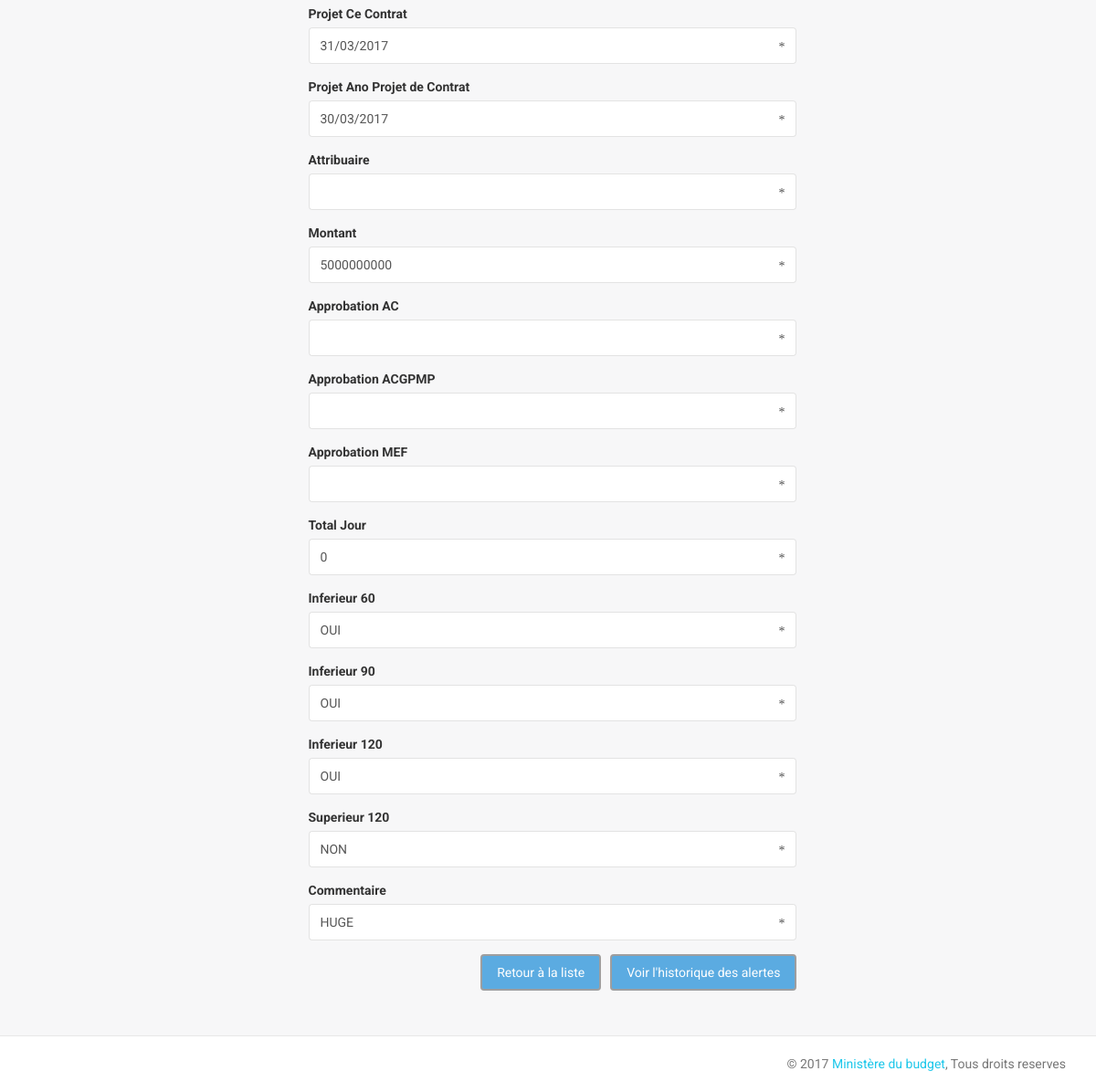
/projet.php?id=1 (lower part), run on an earlier commit of the app's database.
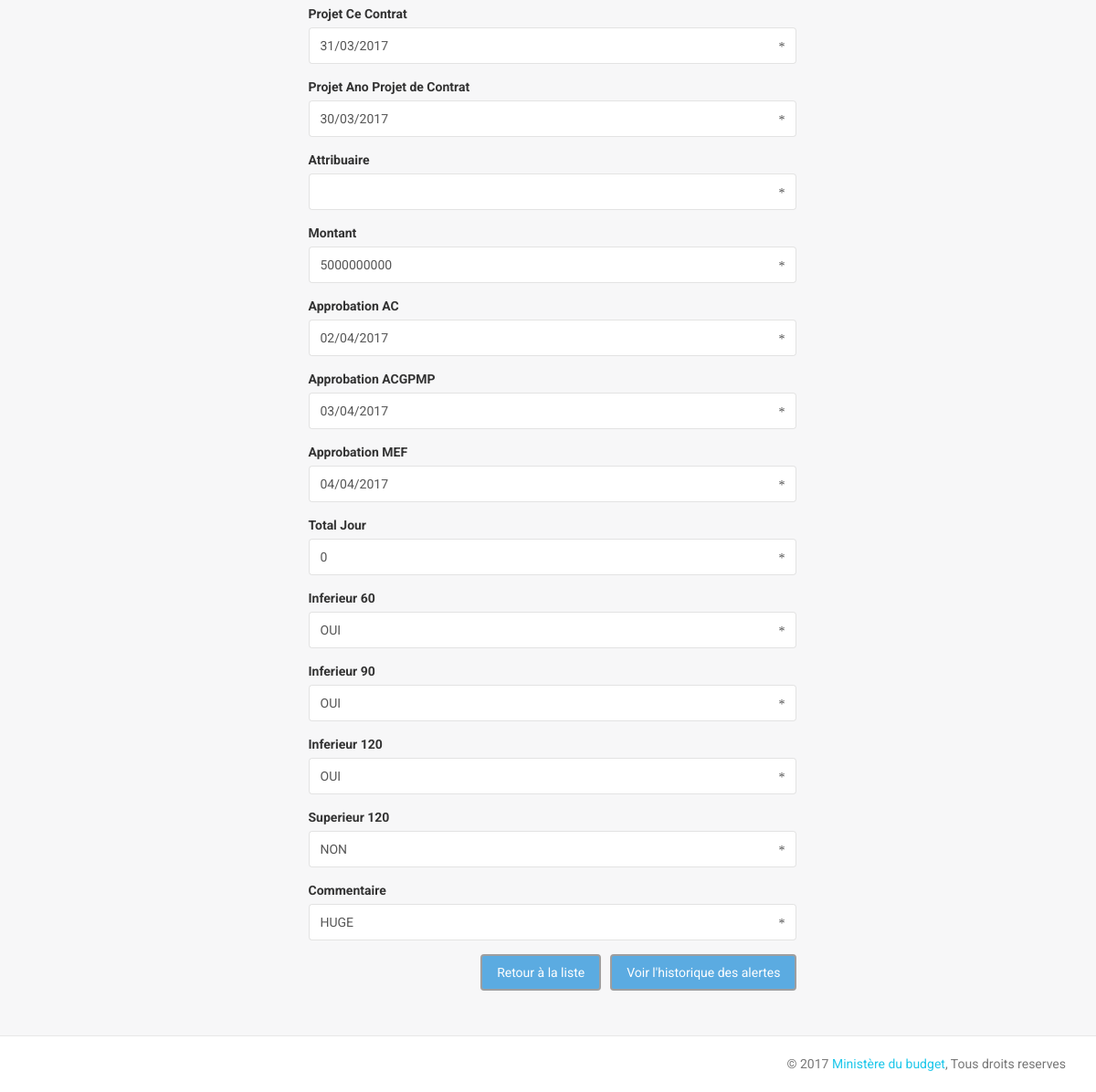
And on a later commit of the database.
### tables this page shows
CREATE TABLE IF NOT EXISTS `projet` (
  `idProjet` int(11) NOT NULL AUTO_INCREMENT,
  `autoriteContractante` varchar(20) NOT NULL,
  `description` tinytext NOT NULL,
  `sourceFinancement` varchar(60) NOT NULL,
  `typeProcedure` varchar(20) NOT NULL,
  `dateReceptionDAO` varchar(20) NOT NULL,
  `dateAnoSurDAO` varchar(20) NOT NULL,
  `datePublicationDAO` varchar(20) NOT NULL,
  `dateOuverturePlis` varchar(20) NOT NULL,
  `dateRapportEvaluation` varchar(20) NOT NULL,
  `dateAnoSurRapEval` varchar(20) NOT NULL,
  `dateNotifProvisoir` varchar(20) NOT NULL,
  `projetNegoContrat` varchar(20) NOT NULL,
  `dateAnoProjetContrat` varchar(20) NOT NULL,
  `attribuaire` varchar(20) NOT NULL,
  `approbationAttribuaire` varchar(20) DEFAULT NULL,
  `montant` varchar(25) NOT NULL,
  `approbationAC` varchar(20) NOT NULL,
  `approbationACGPMP` varchar(20) NOT NULL,
  `approbationMEF` varchar(20) NOT NULL,
  `totalJour` varchar(10) DEFAULT NULL,
  `inferieur60` varchar(10) NOT NULL,
  `inferieur90` varchar(10) NOT NULL,
  `inferieur120` varchar(10) NOT NULL,
  `superieur120` varchar(10) NOT NULL,
  `commentaire` tinytext NOT NULL,
  `dateInsertion` datetime NOT NULL,
  PRIMARY KEY (`idProjet`)
);

### bd/CRUD.php (called while the page is built, shortened)
<?php
class CRUD{
	private $bdd ;
	public function setDb($p) {
			$this -> bdd = $p ;
		}
	public function selectProjetById($id) {
			$id = (int) $id;
			$requete = $this -> bdd ->prepare('SELECT * FROM projet
												WHERE idProjet = :id
												ORDER BY dateInsertion DESC
												LIMIT 1
												');
			$requete->bindValue(':id', $id, PDO::PARAM_INT);
			$requete->execute();
			if($requete ->rowCount()>0){
				$tmp = $requete -> fetch();
				$result = new Projet($tmp);
				return $result;
			}else return null;
		}
}
?>

### bd/Projet.php (called while the page is built, shortened)
<?php
class Projet {
	private $projetNegoContrat ;
	private $dateAnoProjetContrat ;
	private $montant ;
	private $approbationAC ;
	private $approbationACGPMP ;
	private $approbationMEF ;
	private $commentaire ;
	public function getprojetNegoContrat() { return $this -> projetNegoContrat ; }
	public function getDateAnoProjetContrat() { return $this -> dateAnoProjetContrat ; }
	public function getMontant() { return $this -> montant ; }
	public function getApprobationAC() { return $this -> approbationAC ; }
	public function getApprobationACGPMP() { return $this -> approbationACGPMP ; }
	public function getApprobationMEF() { return $this -> approbationMEF ; }
	public function getCommentaire() { return $this -> commentaire ; }
	public function setprojetNegoContrat($p) { $this -> projetNegoContrat = $p ; }
	public function setDateAnoProjetContrat($p) { $this -> dateAnoProjetContrat = $p ;}
	public function setMontant($p) { $this -> montant = $p ; }
	public function setApprobationAC($p) { $this -> approbationAC = $p ; }
	public function setapprobationACGPMP($p) { $this -> approbationACGPMP = $p ; }
	public function setApprobationMEF($p) { $this -> approbationMEF = $p ; }
	public function setCommentaire($p) { $this -> commentaire = $p ; }
	public function hydrate(array $tab) {
		foreach ($tab as $cle => $valeur){
				$methode = 'set'.ucfirst($cle);
			}
	}
}
?>

### projet.php (the view, shortened to what the changed rows need)
<!doctype html>
<html lang="en">
<head>
    <link href="assets/css/bootstrap.min.css" rel="stylesheet" />
    <link href="assets/css/animate.min.css" rel="stylesheet"/>
    <link href="assets/css/light-bootstrap-dashboard.css" rel="stylesheet"/>
    <link href="http://maxcdn.bootstrapcdn.com/font-awesome/4.2.0/css/font-awesome.min.css" rel="stylesheet">
    <link href="assets/css/pe-icon-7-stroke.css" rel="stylesheet" />
</head>
<body>
<div class="wrapper">
    <div class="main-panel">
		   <?php
			require_once('bd/Projet.php');
            require_once('bd/fonctions.inc.php');
			require_once('bd/CRUD.php');
			$obj_bdd = new CRUD ($bdd);
			$projet = $obj_bdd -> selectProjetById($_SESSION['id']);
            $res = etatProjet($_SESSION['id'], $obj_bdd);
            $projetNegoContrat = ((isset($_POST['projetNegoContrat']) && !empty($_POST['projetNegoContrat'])) ? htmlspecialchars($_POST['projetNegoContrat']) : ((isset($projet) && !empty($projet)) ? $projet -> getProjetNegoContrat() : '' ));
            $dateAnoProjetContrat = ((isset($_POST['dateAnoProjetContrat']) && !empty($_POST['dateAnoProjetContrat'])) ? htmlspecialchars($_POST['dateAnoProjetContrat']) : ((isset($projet) && !empty($projet)) ? $projet -> getDateAnoProjetContrat() : '' ));
            $montant = ((isset($_POST['montant']) && !empty($_POST['montant'])) ? htmlspecialchars($_POST['montant']) : ((isset($projet) && !empty($projet)) ? $projet -> getMontant() : '' ));
            $approbationAC = ((isset($_POST['approbationAC']) && !empty($_POST['approbationAC'])) ? $_POST['approbationAC'] : ((isset($projet) && !empty($projet)) ? $projet -> getApprobationAC() : '' ));
            $approbationACGPMP = ((isset($_POST['approbationACGPMP']) && !empty($_POST['approbationACGPMP'])) ? htmlspecialchars($_POST['approbationACGPMP']) : ((isset($projet) && !empty($projet)) ? $projet -> getApprobationACGPMP() : '' ));
            $approbationMEF = ((isset($_POST['approbationMEF']) && !empty($_POST['approbationMEF'])) ? htmlspecialchars($_POST['approbationMEF']) : ((isset($projet) && !empty($projet)) ? $projet -> getApprobationMEF() : '' ));
            $commentaire = ((isset($_POST['commentaire']) && !empty($_POST['commentaire'])) ? htmlspecialchars($_POST['commentaire']) : ((isset($projet) && !empty($projet)) ? $projet -> getCommentaire() : '' ));
			?>
        <div class="content">
		 <div class="container-fluid" style="margin-left:25%;" >
		<form role="form" action = 'data.php' method='POST'>
            <div class="col-lg-8 center">
                 <div class="form-group">
                    <div class="input-group">
                        <input type="text" class="form-control" name="projetNegoContrat" id="projetNegoContrat"   <?php echo"value='$projetNegoContrat'" ;?> >
                        <span class="input-group-addon"><span class="glyphicon glyphicon-asterisk"></span></span>
                    </div>
                </div>
                <div class="form-group">
                    <div class="input-group">
                        <input type="text" class="form-control" name="dateAnoProjetContrat" id="dateAnoProjetContrat"   <?php echo"value='$dateAnoProjetContrat'" ;?> >
                        <span class="input-group-addon"><span class="glyphicon glyphicon-asterisk"></span></span>
                    </div>
                </div>
                <div class="form-group">
                    <div class="input-group">
                        <input type="text" class="form-control" name="montant" id="montant" placeholder="Montant"   <?php echo"value='$montant'" ;?>>
                        <span class="input-group-addon"><span class="glyphicon glyphicon-asterisk"></span></span>
                    </div>
                </div>
                <div class="form-group">
                    <div class="input-group">
                        <input type="text" class="form-control" name="approbationAC" id="approbationAC"   <?php echo"value='$approbationAC'" ;?> >
                        <span class="input-group-addon"><span class="glyphicon glyphicon-asterisk"></span></span>
                    </div>
                </div>
                 <div class="form-group">
                    <div class="input-group">
                        <input type="text" class="form-control" name="approbationACGPMP" id="approbationACGPMP"   <?php echo"value='$approbationACGPMP'" ;?> >
                        <span class="input-group-addon"><span class="glyphicon glyphicon-asterisk"></span></span>
                    </div>
                </div>
                 <div class="form-group">
                    <div class="input-group">
                        <input type="text" class="form-control" name="approbationMEF" id="approbationMEF"   <?php echo"value='$approbationMEF'" ;?> >
                        <span class="input-group-addon"><span class="glyphicon glyphicon-asterisk"></span></span>
                    </div>
                </div>
				<div class="form-group">
                    <div class="input-group">
                        <input type="text" class="form-control" name="commentaire" id="commentaire" placeholder="commentaire"  <?php echo"value='$commentaire'" ;?> >
                        <span class="input-group-addon"><span class="glyphicon glyphicon-asterisk"></span></span>
                    </div>
                </div>
            </div>
        </form>
		 </div>
        </div>
    </div>
</div>
</body>
</html>

What changed in the data, as far as the page shows it:
changed projet "HUGE": approbationAC (not shown) → "02/04/2017"; approbationACGPMP (not shown) → "03/04/2017"; approbationMEF (not shown) → "04/04/2017"
